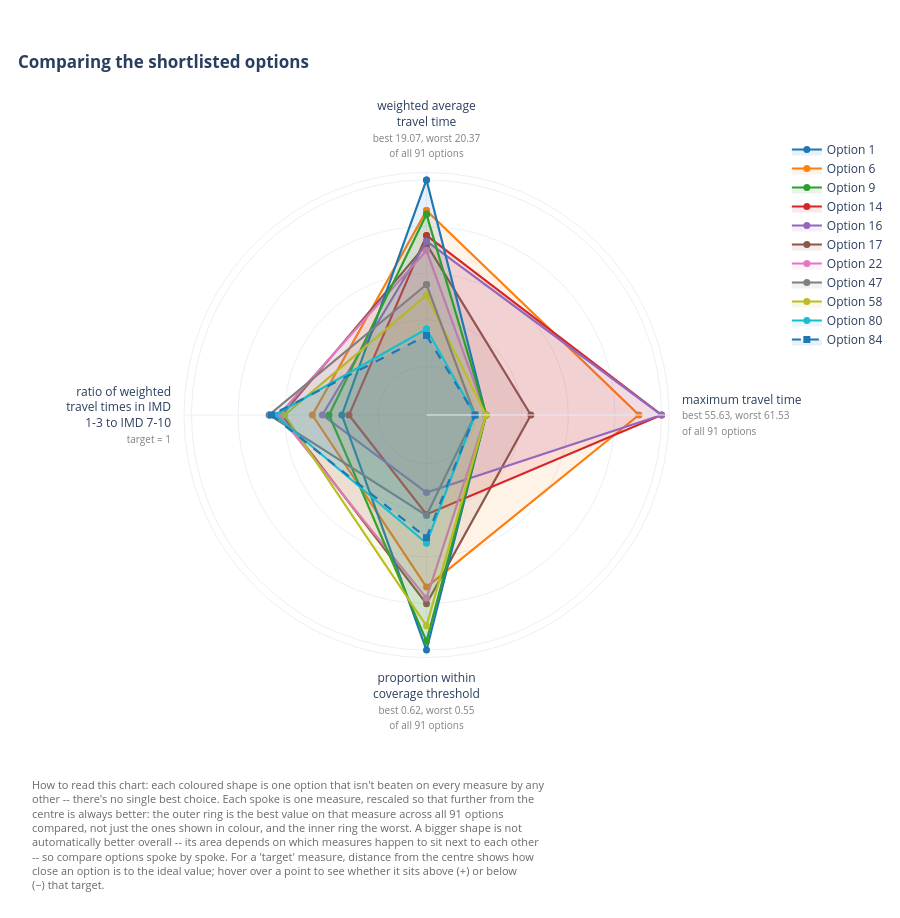

The code cell stored with this chart in its notebook:
### Markdown cell above
Pass `interactive=True` for a Plotly version. Hover over a point to see its raw value and rank, or anywhere inside a shape to see the sites that make up that option. Where shapes overlap, the hover names the smallest one under the cursor. Click a legend entry to hide that option, or double-click one to show it on its own.

### Code cell
solution.plot_pareto_radar(interactive=True)

### Figure 1 — Plotly figure (JSON) as saved in the notebook; plotly's stock layout.template omitted (floating-point values rounded to 4 significant figures)
{"data": [{"customdata": [["weighted average travel time", "19.28", "6th of all 91 options", "<br><br><b>Sites</b><br>• Bideford Community Hospital<br>• NHS Nightingale Exeter<br>• Colin Campbell Court, Plymouth<br>• Torbay & South Devon Community Diagnostic Centre<br>• Okehampton - Exeter Road Industrial Estate<br>• Newton Abbott - Market Walk", "Option 6"], ["maximum travel time", "56.35", "3rd of all 91 options", "<br><br><b>Sites</b><br>• Bideford Community Hospital<br>• NHS Nightingale Exeter<br>• Colin Campbell Court, Plymouth<br>• Torbay & South Devon Community Diagnostic Centre<br>• Okehampton - Exeter Road Industrial Estate<br>• Newton Abbott - Market Walk", "Option 6"], ["proportion within coverage threshold", "0.6", "18th of all 91 options", "<br><br><b>Sites</b><br>• Bideford Community Hospital<br>• NHS Nightingale Exeter<br>• Colin Campbell Court, Plymouth<br>• Torbay & South Devon Community Diagnostic Centre<br>• Okehampton - Exeter Road Industrial Estate<br>• Newton Abbott - Market Walk", "Option 6"], ["ratio of weighted travel times in IMD 1-3 to IMD 7-10", "0.8", "28th of all 91 options; −0.20 vs target 1", "<br><br><b>Sites</b><br>• Bideford Community Hospital<br>• NHS Nightingale Exeter<br>• Colin Campbell Court, Plymouth<br>• Torbay & South Devon Community Diagnostic Centre<br>• Okehampton - Exeter Road Industrial Estate<br>• Newton Abbott - Market Walk", "Option 6"], ["weighted average travel time", "19.28", "6th of all 91 options", "<br><br><b>Sites</b><br>• Bideford Community Hospital<br>• NHS Nightingale Exeter<br>• Colin Campbell Court, Plymouth<br>• Torbay & South Devon Community Diagnostic Centre<br>• Okehampton - Exeter Road Industrial Estate<br>• Newton Abbott - Market Walk", "Option 6"]], "fill": "toself", "fillcolor": "rgba(255, 127, 14, 0.1)", "hoveron": "points+fills", "hovertemplate": "<b>%{customdata[4]}</b><br>%{customdata[0]}: %{customdata[1]}<br>%{customdata[2]}%{customdata[3]}<extra></extra>", "legendrank": 2, "line": {"color": "#ff7f0e", "dash": "solid", "width": 2.2}, "marker": {"size": 7, "symbol": "circle"}, "mode": "lines+markers", "name": "Option 6", "r": [0.8358, 0.8785, 0.6625, 0.3515, 0.8358], "text": "<b>Option 6</b><br><br><b>Sites</b><br>• Bideford Community Hospital<br>• NHS Nightingale Exeter<br>• Colin Campbell Court, Plymouth<br>• Torbay & South Devon Community Diagnostic Centre<br>• Okehampton - Exeter Road Industrial Estate<br>• Newton Abbott - Market Walk", "theta": ["weighted average<br>travel time<br><span style='font-size:10px;color:gray'>best 19.07, worst 20.37<br>of all 91 options</span>", "maximum travel time<br><span style='font-size:10px;color:gray'>best 55.63, worst 61.53<br>of all 91 options</span>", "proportion within<br>coverage threshold<br><span style='font-size:10px;color:gray'>best 0.62, worst 0.55<br>of all 91 options</span>", "ratio of weighted<br>travel times in IMD<br>1-3 to IMD 7-10<br><span style='font-size:10px;color:gray'>target = 1</span>", "weighted average<br>travel time<br><span style='font-size:10px;color:gray'>best 19.07, worst 20.37<br>of all 91 options</span>"], "type": "scatterpolar", "visible": true}, {"customdata": [["weighted average travel time", "19.52", "17th of all 91 options", "<br><br><b>Sites</b><br>• Bideford Community Hospital<br>• NHS Nightingale Exeter<br>• Colin Campbell Court, Plymouth<br>• Torbay & South Devon Community Diagnostic Centre<br>• Newton Abbott - Market Walk<br>• Tavistock - Drake Road", "Option 17"], ["maximum travel time", "59.77", "4th of all 91 options", "<br><br><b>Sites</b><br>• Bideford Community Hospital<br>• NHS Nightingale Exeter<br>• Colin Campbell Court, Plymouth<br>• Torbay & South Devon Community Diagnostic Centre<br>• Newton Abbott - Market Walk<br>• Tavistock - Drake Road", "Option 17"], ["proportion within coverage threshold", "0.6", "9th of all 91 options", "<br><br><b>Sites</b><br>• Bideford Community Hospital<br>• NHS Nightingale Exeter<br>• Colin Campbell Court, Plymouth<br>• Torbay & South Devon Community Diagnostic Centre<br>• Newton Abbott - Market Walk<br>• Tavistock - Drake Road", "Option 17"], ["ratio of weighted travel times in IMD 1-3 to IMD 7-10", "0.85", "6th of all 91 options; −0.15 vs target 1", "<br><br><b>Sites</b><br>• Bideford Community Hospital<br>• NHS Nightingale Exeter<br>• Colin Campbell Court, Plymouth<br>• Torbay & South Devon Community Diagnostic Centre<br>• Newton Abbott - Market Walk<br>• Tavistock - Drake Road", "Option 17"], ["weighted average travel time", "19.52", "17th of all 91 options", "<br><br><b>Sites</b><br>• Bideford Community Hospital<br>• NHS Nightingale Exeter<br>• Colin Campbell Court, Plymouth<br>• Torbay & South Devon Community Diagnostic Centre<br>• Newton Abbott - Market Walk<br>• Tavistock - Drake Road", "Option 17"]], "fill": "toself", "fillcolor": "rgba(140, 86, 75, 0.1)", "hoveron": "points+fills", "hovertemplate": "<b>%{customdata[4]}</b><br>%{customdata[0]}: %{customdata[1]}<br>%{customdata[2]}%{customdata[3]}<extra></extra>", "legendrank": 6, "line": {"color": "#8c564b", "dash": "solid", "width": 2.2}, "marker": {"size": 7, "symbol": "circle"}, "mode": "lines+markers", "name": "Option 17", "r": [0.6558, 0.2994, 0.7511, 0.5146, 0.6558], "text": "<b>Option 17</b><br><br><b>Sites</b><br>• Bideford Community Hospital<br>• NHS Nightingale Exeter<br>• Colin Campbell Court, Plymouth<br>• Torbay & South Devon Community Diagnostic Centre<br>• Newton Abbott - Market Walk<br>• Tavistock - Drake Road", "theta": ["weighted average<br>travel time<br><span style='font-size:10px;color:gray'>best 19.07, worst 20.37<br>of all 91 options</span>", "maximum travel time<br><span style='font-size:10px;color:gray'>best 55.63, worst 61.53<br>of all 91 options</span>", "proportion within<br>coverage threshold<br><span style='font-size:10px;color:gray'>best 0.62, worst 0.55<br>of all 91 options</span>", "ratio of weighted<br>travel times in IMD<br>1-3 to IMD 7-10<br><span style='font-size:10px;color:gray'>target = 1</span>", "weighted average<br>travel time<br><span style='font-size:10px;color:gray'>best 19.07, worst 20.37<br>of all 91 options</span>"], "type": "scatterpolar", "visible": true}, {"customdata": [["weighted average travel time", "19.45", "14th of all 91 options", "<br><br><b>Sites</b><br>• Bideford Community Hospital<br>• NHS Nightingale Exeter<br>• Colin Campbell Court, Plymouth<br>• Torbay & South Devon Community Diagnostic Centre<br>• Okehampton - Exeter Road Industrial Estate<br>• Paignton - Hyde Road", "Option 14"], ["maximum travel time", "55.63", "1st of all 91 options<br>Same value: Option 16", "<br><br><b>Sites</b><br>• Bideford Community Hospital<br>• NHS Nightingale Exeter<br>• Colin Campbell Court, Plymouth<br>• Torbay & South Devon Community Diagnostic Centre<br>• Okehampton - Exeter Road Industrial Estate<br>• Paignton - Hyde Road", "Option 14"], ["proportion within coverage threshold", "0.57", "61st of all 91 options", "<br><br><b>Sites</b><br>• Bideford Community Hospital<br>• NHS Nightingale Exeter<br>• Colin Campbell Court, Plymouth<br>• Torbay & South Devon Community Diagnostic Centre<br>• Okehampton - Exeter Road Industrial Estate<br>• Paignton - Hyde Road", "Option 14"], ["ratio of weighted travel times in IMD 1-3 to IMD 7-10", "0.74", "76th of all 91 options; −0.26 vs target 1", "<br><br><b>Sites</b><br>• Bideford Community Hospital<br>• NHS Nightingale Exeter<br>• Colin Campbell Court, Plymouth<br>• Torbay & South Devon Community Diagnostic Centre<br>• Okehampton - Exeter Road Industrial Estate<br>• Paignton - Hyde Road", "Option 14"], ["weighted average travel time", "19.45", "14th of all 91 options", "<br><br><b>Sites</b><br>• Bideford Community Hospital<br>• NHS Nightingale Exeter<br>• Colin Campbell Court, Plymouth<br>• Torbay & South Devon Community Diagnostic Centre<br>• Okehampton - Exeter Road Industrial Estate<br>• Paignton - Hyde Road", "Option 14"]], "fill": "toself", "fillcolor": "rgba(214, 39, 40, 0.1)", "hoveron": "points+fills", "hovertemplate": "<b>%{customdata[4]}</b><br>%{customdata[0]}: %{customdata[1]}<br>%{customdata[2]}%{customdata[3]}<extra></extra>", "legendrank": 4, "line": {"color": "#d62728", "dash": "solid", "width": 2.2}, "marker": {"size": 7, "symbol": "circle"}, "mode": "lines+markers", "name": "Option 14", "r": [0.7026, 1.0, 0.2727, 0.1557, 0.7026], "text": "<b>Option 14</b><br><br><b>Sites</b><br>• Bideford Community Hospital<br>• NHS Nightingale Exeter<br>• Colin Campbell Court, Plymouth<br>• Torbay & South Devon Community Diagnostic Centre<br>• Okehampton - Exeter Road Industrial Estate<br>• Paignton - Hyde Road", "theta": ["weighted average<br>travel time<br><span style='font-size:10px;color:gray'>best 19.07, worst 20.37<br>of all 91 options</span>", "maximum travel time<br><span style='font-size:10px;color:gray'>best 55.63, worst 61.53<br>of all 91 options</span>", "proportion within<br>coverage threshold<br><span style='font-size:10px;color:gray'>best 0.62, worst 0.55<br>of all 91 options</span>", "ratio of weighted<br>travel times in IMD<br>1-3 to IMD 7-10<br><span style='font-size:10px;color:gray'>target = 1</span>", "weighted average<br>travel time<br><span style='font-size:10px;color:gray'>best 19.07, worst 20.37<br>of all 91 options</span>"], "type": "scatterpolar", "visible": true}, {"customdata": [["weighted average travel time", "19.49", "16th of all 91 options", "<br><br><b>Sites</b><br>• Bideford Community Hospital<br>• NHS Nightingale Exeter<br>• Colin Campbell Court, Plymouth<br>• Torbay & South Devon Community Diagnostic Centre<br>• Okehampton - Exeter Road Industrial Estate<br>• Kingsbridge - Fore Street", "Option 16"], ["maximum travel time", "55.63", "1st of all 91 options<br>Same value: Option 14", "<br><br><b>Sites</b><br>• Bideford Community Hospital<br>• NHS Nightingale Exeter<br>• Colin Campbell Court, Plymouth<br>• Torbay & South Devon Community Diagnostic Centre<br>• Okehampton - Exeter Road Industrial Estate<br>• Kingsbridge - Fore Street", "Option 16"], ["proportion within coverage threshold", "0.56", "79th of all 91 options", "<br><br><b>Sites</b><br>• Bideford Community Hospital<br>• NHS Nightingale Exeter<br>• Colin Campbell Court, Plymouth<br>• Torbay & South Devon Community Diagnostic Centre<br>• Okehampton - Exeter Road Industrial Estate<br>• Kingsbridge - Fore Street", "Option 16"], ["ratio of weighted travel times in IMD 1-3 to IMD 7-10", "0.78", "42nd of all 91 options; −0.22 vs target 1", "<br><br><b>Sites</b><br>• Bideford Community Hospital<br>• NHS Nightingale Exeter<br>• Colin Campbell Court, Plymouth<br>• Torbay & South Devon Community Diagnostic Centre<br>• Okehampton - Exeter Road Industrial Estate<br>• Kingsbridge - Fore Street", "Option 16"], ["weighted average travel time", "19.49", "16th of all 91 options", "<br><br><b>Sites</b><br>• Bideford Community Hospital<br>• NHS Nightingale Exeter<br>• Colin Campbell Court, Plymouth<br>• Torbay & South Devon Community Diagnostic Centre<br>• Okehampton - Exeter Road Industrial Estate<br>• Kingsbridge - Fore Street", "Option 16"]], "fill": "toself", "fillcolor": "rgba(148, 103, 189, 0.1)", "hoveron": "points+fills", "hovertemplate": "<b>%{customdata[4]}</b><br>%{customdata[0]}: %{customdata[1]}<br>%{customdata[2]}%{customdata[3]}<extra></extra>", "legendrank": 5, "line": {"color": "#9467bd", "dash": "solid", "width": 2.2}, "marker": {"size": 7, "symbol": "circle"}, "mode": "lines+markers", "name": "Option 16", "r": [0.6713, 1.0, 0.1555, 0.2983, 0.6713], "text": "<b>Option 16</b><br><br><b>Sites</b><br>• Bideford Community Hospital<br>• NHS Nightingale Exeter<br>• Colin Campbell Court, Plymouth<br>• Torbay & South Devon Community Diagnostic Centre<br>• Okehampton - Exeter Road Industrial Estate<br>• Kingsbridge - Fore Street", "theta": ["weighted average<br>travel time<br><span style='font-size:10px;color:gray'>best 19.07, worst 20.37<br>of all 91 options</span>", "maximum travel time<br><span style='font-size:10px;color:gray'>best 55.63, worst 61.53<br>of all 91 options</span>", "proportion within<br>coverage threshold<br><span style='font-size:10px;color:gray'>best 0.62, worst 0.55<br>of all 91 options</span>", "ratio of weighted<br>travel times in IMD<br>1-3 to IMD 7-10<br><span style='font-size:10px;color:gray'>target = 1</span>", "weighted average<br>travel time<br><span style='font-size:10px;color:gray'>best 19.07, worst 20.37<br>of all 91 options</span>"], "type": "scatterpolar", "visible": true}, {"customdata": [["weighted average travel time", "19.56", "22nd of all 91 options", "<br><br><b>Sites</b><br>• Bideford Community Hospital<br>• NHS Nightingale Exeter<br>• Colin Campbell Court, Plymouth<br>• Torbay & South Devon Community Diagnostic Centre<br>• Newton Abbott - Market Walk<br>• Honiton - Devonshire Road", "Option 22"], ["maximum travel time", "61.18", "10th of all 91 options<br>Same value: Option 1, Option 9, Option 58", "<br><br><b>Sites</b><br>• Bideford Community Hospital<br>• NHS Nightingale Exeter<br>• Colin Campbell Court, Plymouth<br>• Torbay & South Devon Community Diagnostic Centre<br>• Newton Abbott - Market Walk<br>• Honiton - Devonshire Road", "Option 22"], ["proportion within coverage threshold", "0.6", "12th of all 91 options", "<br><br><b>Sites</b><br>• Bideford Community Hospital<br>• NHS Nightingale Exeter<br>• Colin Campbell Court, Plymouth<br>• Torbay & South Devon Community Diagnostic Centre<br>• Newton Abbott - Market Walk<br>• Honiton - Devonshire Road", "Option 22"], ["ratio of weighted travel times in IMD 1-3 to IMD 7-10", "0.85", "4th of all 91 options; −0.15 vs target 1", "<br><br><b>Sites</b><br>• Bideford Community Hospital<br>• NHS Nightingale Exeter<br>• Colin Campbell Court, Plymouth<br>• Torbay & South Devon Community Diagnostic Centre<br>• Newton Abbott - Market Walk<br>• Honiton - Devonshire Road", "Option 22"], ["weighted average travel time", "19.56", "22nd of all 91 options", "<br><br><b>Sites</b><br>• Bideford Community Hospital<br>• NHS Nightingale Exeter<br>• Colin Campbell Court, Plymouth<br>• Torbay & South Devon Community Diagnostic Centre<br>• Newton Abbott - Market Walk<br>• Honiton - Devonshire Road", "Option 22"]], "fill": "toself", "fillcolor": "rgba(227, 119, 194, 0.1)", "hoveron": "points+fills", "hovertemplate": "<b>%{customdata[4]}</b><br>%{customdata[0]}: %{customdata[1]}<br>%{customdata[2]}%{customdata[3]}<extra></extra>", "legendrank": 7, "line": {"color": "#e377c2", "dash": "solid", "width": 2.2}, "marker": {"size": 7, "symbol": "circle"}, "mode": "lines+markers", "name": "Option 22", "r": [0.6212, 0.05932, 0.7215, 0.5318, 0.6212], "text": "<b>Option 22</b><br><br><b>Sites</b><br>• Bideford Community Hospital<br>• NHS Nightingale Exeter<br>• Colin Campbell Court, Plymouth<br>• Torbay & South Devon Community Diagnostic Centre<br>• Newton Abbott - Market Walk<br>• Honiton - Devonshire Road", "theta": ["weighted average<br>travel time<br><span style='font-size:10px;color:gray'>best 19.07, worst 20.37<br>of all 91 options</span>", "maximum travel time<br><span style='font-size:10px;color:gray'>best 55.63, worst 61.53<br>of all 91 options</span>", "proportion within<br>coverage threshold<br><span style='font-size:10px;color:gray'>best 0.62, worst 0.55<br>of all 91 options</span>", "ratio of weighted<br>travel times in IMD<br>1-3 to IMD 7-10<br><span style='font-size:10px;color:gray'>target = 1</span>", "weighted average<br>travel time<br><span style='font-size:10px;color:gray'>best 19.07, worst 20.37<br>of all 91 options</span>"], "type": "scatterpolar", "visible": true}, {"customdata": [["weighted average travel time", "19.07", "1st of all 91 options", "<br><br><b>Sites</b><br>• Bideford Community Hospital<br>• NHS Nightingale Exeter<br>• Colin Campbell Court, Plymouth<br>• Torbay & South Devon Community Diagnostic Centre<br>• Newton Abbott - Market Walk<br>• Barnstaple - Archwood Retail Park", "Option 1"], ["maximum travel time", "61.18", "10th of all 91 options<br>Same value: Option 9, Option 22, Option 58", "<br><br><b>Sites</b><br>• Bideford Community Hospital<br>• NHS Nightingale Exeter<br>• Colin Campbell Court, Plymouth<br>• Torbay & South Devon Community Diagnostic Centre<br>• Newton Abbott - Market Walk<br>• Barnstaple - Archwood Retail Park", "Option 1"], ["proportion within coverage threshold", "0.62", "1st of all 91 options", "<br><br><b>Sites</b><br>• Bideford Community Hospital<br>• NHS Nightingale Exeter<br>• Colin Campbell Court, Plymouth<br>• Torbay & South Devon Community Diagnostic Centre<br>• Newton Abbott - Market Walk<br>• Barnstaple - Archwood Retail Park", "Option 1"], ["ratio of weighted travel times in IMD 1-3 to IMD 7-10", "0.75", "66th of all 91 options; −0.25 vs target 1", "<br><br><b>Sites</b><br>• Bideford Community Hospital<br>• NHS Nightingale Exeter<br>• Colin Campbell Court, Plymouth<br>• Torbay & South Devon Community Diagnostic Centre<br>• Newton Abbott - Market Walk<br>• Barnstaple - Archwood Retail Park", "Option 1"], ["weighted average travel time", "19.07", "1st of all 91 options", "<br><br><b>Sites</b><br>• Bideford Community Hospital<br>• NHS Nightingale Exeter<br>• Colin Campbell Court, Plymouth<br>• Torbay & South Devon Community Diagnostic Centre<br>• Newton Abbott - Market Walk<br>• Barnstaple - Archwood Retail Park", "Option 1"]], "fill": "toself", "fillcolor": "rgba(31, 119, 180, 0.1)", "hoveron": "points+fills", "hovertemplate": "<b>%{customdata[4]}</b><br>%{customdata[0]}: %{customdata[1]}<br>%{customdata[2]}%{customdata[3]}<extra></extra>", "legendrank": 1, "line": {"color": "#1f77b4", "dash": "solid", "width": 2.2}, "marker": {"size": 7, "symbol": "circle"}, "mode": "lines+markers", "name": "Option 1", "r": [1.0, 0.05932, 1.0, 0.1935, 1.0], "text": "<b>Option 1</b><br><br><b>Sites</b><br>• Bideford Community Hospital<br>• NHS Nightingale Exeter<br>• Colin Campbell Court, Plymouth<br>• Torbay & South Devon Community Diagnostic Centre<br>• Newton Abbott - Market Walk<br>• Barnstaple - Archwood Retail Park", "theta": ["weighted average<br>travel time<br><span style='font-size:10px;color:gray'>best 19.07, worst 20.37<br>of all 91 options</span>", "maximum travel time<br><span style='font-size:10px;color:gray'>best 55.63, worst 61.53<br>of all 91 options</span>", "proportion within<br>coverage threshold<br><span style='font-size:10px;color:gray'>best 0.62, worst 0.55<br>of all 91 options</span>", "ratio of weighted<br>travel times in IMD<br>1-3 to IMD 7-10<br><span style='font-size:10px;color:gray'>target = 1</span>", "weighted average<br>travel time<br><span style='font-size:10px;color:gray'>best 19.07, worst 20.37<br>of all 91 options</span>"], "type": "scatterpolar", "visible": true}, {"customdata": [["weighted average travel time", "19.31", "9th of all 91 options", "<br><br><b>Sites</b><br>• Bideford Community Hospital<br>• NHS Nightingale Exeter<br>• Colin Campbell Court, Plymouth<br>• Torbay & South Devon Community Diagnostic Centre<br>• Tiverton - Lowman Way<br>• Newton Abbott - Market Walk", "Option 9"], ["maximum travel time", "61.18", "10th of all 91 options<br>Same value: Option 1, Option 22, Option 58", "<br><br><b>Sites</b><br>• Bideford Community Hospital<br>• NHS Nightingale Exeter<br>• Colin Campbell Court, Plymouth<br>• Torbay & South Devon Community Diagnostic Centre<br>• Tiverton - Lowman Way<br>• Newton Abbott - Market Walk", "Option 9"], ["proportion within coverage threshold", "0.62", "2nd of all 91 options", "<br><br><b>Sites</b><br>• Bideford Community Hospital<br>• NHS Nightingale Exeter<br>• Colin Campbell Court, Plymouth<br>• Torbay & South Devon Community Diagnostic Centre<br>• Tiverton - Lowman Way<br>• Newton Abbott - Market Walk", "Option 9"], ["ratio of weighted travel times in IMD 1-3 to IMD 7-10", "0.77", "51st of all 91 options; −0.23 vs target 1", "<br><br><b>Sites</b><br>• Bideford Community Hospital<br>• NHS Nightingale Exeter<br>• Colin Campbell Court, Plymouth<br>• Torbay & South Devon Community Diagnostic Centre<br>• Tiverton - Lowman Way<br>• Newton Abbott - Market Walk", "Option 9"], ["weighted average travel time", "19.31", "9th of all 91 options", "<br><br><b>Sites</b><br>• Bideford Community Hospital<br>• NHS Nightingale Exeter<br>• Colin Campbell Court, Plymouth<br>• Torbay & South Devon Community Diagnostic Centre<br>• Tiverton - Lowman Way<br>• Newton Abbott - Market Walk", "Option 9"]], "fill": "toself", "fillcolor": "rgba(44, 160, 44, 0.1)", "hoveron": "points+fills", "hovertemplate": "<b>%{customdata[4]}</b><br>%{customdata[0]}: %{customdata[1]}<br>%{customdata[2]}%{customdata[3]}<extra></extra>", "legendrank": 3, "line": {"color": "#2ca02c", "dash": "solid", "width": 2.2}, "marker": {"size": 7, "symbol": "circle"}, "mode": "lines+markers", "name": "Option 9", "r": [0.8155, 0.05932, 0.9526, 0.2623, 0.8155], "text": "<b>Option 9</b><br><br><b>Sites</b><br>• Bideford Community Hospital<br>• NHS Nightingale Exeter<br>• Colin Campbell Court, Plymouth<br>• Torbay & South Devon Community Diagnostic Centre<br>• Tiverton - Lowman Way<br>• Newton Abbott - Market Walk", "theta": ["weighted average<br>travel time<br><span style='font-size:10px;color:gray'>best 19.07, worst 20.37<br>of all 91 options</span>", "maximum travel time<br><span style='font-size:10px;color:gray'>best 55.63, worst 61.53<br>of all 91 options</span>", "proportion within<br>coverage threshold<br><span style='font-size:10px;color:gray'>best 0.62, worst 0.55<br>of all 91 options</span>", "ratio of weighted<br>travel times in IMD<br>1-3 to IMD 7-10<br><span style='font-size:10px;color:gray'>target = 1</span>", "weighted average<br>travel time<br><span style='font-size:10px;color:gray'>best 19.07, worst 20.37<br>of all 91 options</span>"], "type": "scatterpolar", "visible": true}, {"customdata": [["weighted average travel time", "19.87", "58th of all 91 options", "<br><br><b>Sites</b><br>• Bideford Community Hospital<br>• NHS Nightingale Exeter<br>• Colin Campbell Court, Plymouth<br>• Torbay & South Devon Community Diagnostic Centre<br>• Newton Abbott - Market Walk<br>• Exmouth - The Strand", "Option 58"], ["maximum travel time", "61.18", "10th of all 91 options<br>Same value: Option 1, Option 9, Option 22", "<br><br><b>Sites</b><br>• Bideford Community Hospital<br>• NHS Nightingale Exeter<br>• Colin Campbell Court, Plymouth<br>• Torbay & South Devon Community Diagnostic Centre<br>• Newton Abbott - Market Walk<br>• Exmouth - The Strand", "Option 58"], ["proportion within coverage threshold", "0.61", "5th of all 91 options", "<br><br><b>Sites</b><br>• Bideford Community Hospital<br>• NHS Nightingale Exeter<br>• Colin Campbell Court, Plymouth<br>• Torbay & South Devon Community Diagnostic Centre<br>• Newton Abbott - Market Walk<br>• Exmouth - The Strand", "Option 58"], ["ratio of weighted travel times in IMD 1-3 to IMD 7-10", "0.85", "8th of all 91 options; −0.15 vs target 1", "<br><br><b>Sites</b><br>• Bideford Community Hospital<br>• NHS Nightingale Exeter<br>• Colin Campbell Court, Plymouth<br>• Torbay & South Devon Community Diagnostic Centre<br>• Newton Abbott - Market Walk<br>• Exmouth - The Strand", "Option 58"], ["weighted average travel time", "19.87", "58th of all 91 options", "<br><br><b>Sites</b><br>• Bideford Community Hospital<br>• NHS Nightingale Exeter<br>• Colin Campbell Court, Plymouth<br>• Torbay & South Devon Community Diagnostic Centre<br>• Newton Abbott - Market Walk<br>• Exmouth - The Strand", "Option 58"]], "fill": "toself", "fillcolor": "rgba(188, 189, 34, 0.1)", "hoveron": "points+fills", "hovertemplate": "<b>%{customdata[4]}</b><br>%{customdata[0]}: %{customdata[1]}<br>%{customdata[2]}%{customdata[3]}<extra></extra>", "legendrank": 9, "line": {"color": "#bcbd22", "dash": "solid", "width": 2.2}, "marker": {"size": 7, "symbol": "circle"}, "mode": "lines+markers", "name": "Option 58", "r": [0.3824, 0.05932, 0.87, 0.5001, 0.3824], "text": "<b>Option 58</b><br><br><b>Sites</b><br>• Bideford Community Hospital<br>• NHS Nightingale Exeter<br>• Colin Campbell Court, Plymouth<br>• Torbay & South Devon Community Diagnostic Centre<br>• Newton Abbott - Market Walk<br>• Exmouth - The Strand", "theta": ["weighted average<br>travel time<br><span style='font-size:10px;color:gray'>best 19.07, worst 20.37<br>of all 91 options</span>", "maximum travel time<br><span style='font-size:10px;color:gray'>best 55.63, worst 61.53<br>of all 91 options</span>", "proportion within<br>coverage threshold<br><span style='font-size:10px;color:gray'>best 0.62, worst 0.55<br>of all 91 options</span>", "ratio of weighted<br>travel times in IMD<br>1-3 to IMD 7-10<br><span style='font-size:10px;color:gray'>target = 1</span>", "weighted average<br>travel time<br><span style='font-size:10px;color:gray'>best 19.07, worst 20.37<br>of all 91 options</span>"], "type": "scatterpolar", "visible": true}, {"customdata": [["weighted average travel time", "19.8", "47th of all 91 options", "<br><br><b>Sites</b><br>• Bideford Community Hospital<br>• NHS Nightingale Exeter<br>• Colin Campbell Court, Plymouth<br>• Torbay & South Devon Community Diagnostic Centre<br>• Honiton - Devonshire Road<br>• Tavistock - Drake Road", "Option 47"], ["maximum travel time", "61.53", "37th of all 91 options<br>Same value: Option 80, Option 84", "<br><br><b>Sites</b><br>• Bideford Community Hospital<br>• NHS Nightingale Exeter<br>• Colin Campbell Court, Plymouth<br>• Torbay & South Devon Community Diagnostic Centre<br>• Honiton - Devonshire Road<br>• Tavistock - Drake Road", "Option 47"], ["proportion within coverage threshold", "0.57", "60th of all 91 options", "<br><br><b>Sites</b><br>• Bideford Community Hospital<br>• NHS Nightingale Exeter<br>• Colin Campbell Court, Plymouth<br>• Torbay & South Devon Community Diagnostic Centre<br>• Honiton - Devonshire Road<br>• Tavistock - Drake Road", "Option 47"], ["ratio of weighted travel times in IMD 1-3 to IMD 7-10", "0.87", "1st of all 91 options; −0.13 vs target 1", "<br><br><b>Sites</b><br>• Bideford Community Hospital<br>• NHS Nightingale Exeter<br>• Colin Campbell Court, Plymouth<br>• Torbay & South Devon Community Diagnostic Centre<br>• Honiton - Devonshire Road<br>• Tavistock - Drake Road", "Option 47"], ["weighted average travel time", "19.8", "47th of all 91 options", "<br><br><b>Sites</b><br>• Bideford Community Hospital<br>• NHS Nightingale Exeter<br>• Colin Campbell Court, Plymouth<br>• Torbay & South Devon Community Diagnostic Centre<br>• Honiton - Devonshire Road<br>• Tavistock - Drake Road", "Option 47"]], "fill": "toself", "fillcolor": "rgba(127, 127, 127, 0.1)", "hoveron": "points+fills", "hovertemplate": "<b>%{customdata[4]}</b><br>%{customdata[0]}: %{customdata[1]}<br>%{customdata[2]}%{customdata[3]}<extra></extra>", "legendrank": 8, "line": {"color": "#7f7f7f", "dash": "solid", "width": 2.2}, "marker": {"size": 7, "symbol": "circle"}, "mode": "lines+markers", "name": "Option 47", "r": [0.4394, 0.0, 0.2787, 0.5834, 0.4394], "text": "<b>Option 47</b><br><br><b>Sites</b><br>• Bideford Community Hospital<br>• NHS Nightingale Exeter<br>• Colin Campbell Court, Plymouth<br>• Torbay & South Devon Community Diagnostic Centre<br>• Honiton - Devonshire Road<br>• Tavistock - Drake Road", "theta": ["weighted average<br>travel time<br><span style='font-size:10px;color:gray'>best 19.07, worst 20.37<br>of all 91 options</span>", "maximum travel time<br><span style='font-size:10px;color:gray'>best 55.63, worst 61.53<br>of all 91 options</span>", "proportion within<br>coverage threshold<br><span style='font-size:10px;color:gray'>best 0.62, worst 0.55<br>of all 91 options</span>", "ratio of weighted<br>travel times in IMD<br>1-3 to IMD 7-10<br><span style='font-size:10px;color:gray'>target = 1</span>", "weighted average<br>travel time<br><span style='font-size:10px;color:gray'>best 19.07, worst 20.37<br>of all 91 options</span>"], "type": "scatterpolar", "visible": true}, {"customdata": [["weighted average travel time", "20.11", "80th of all 91 options", "<br><br><b>Sites</b><br>• Bideford Community Hospital<br>• NHS Nightingale Exeter<br>• Colin Campbell Court, Plymouth<br>• Torbay & South Devon Community Diagnostic Centre<br>• Exmouth - The Strand<br>• Tavistock - Drake Road", "Option 80"], ["maximum travel time", "61.53", "37th of all 91 options<br>Same value: Option 47, Option 84", "<br><br><b>Sites</b><br>• Bideford Community Hospital<br>• NHS Nightingale Exeter<br>• Colin Campbell Court, Plymouth<br>• Torbay & South Devon Community Diagnostic Centre<br>• Exmouth - The Strand<br>• Tavistock - Drake Road", "Option 80"], ["proportion within coverage threshold", "0.58", "41st of all 91 options", "<br><br><b>Sites</b><br>• Bideford Community Hospital<br>• NHS Nightingale Exeter<br>• Colin Campbell Court, Plymouth<br>• Torbay & South Devon Community Diagnostic Centre<br>• Exmouth - The Strand<br>• Tavistock - Drake Road", "Option 80"], ["ratio of weighted travel times in IMD 1-3 to IMD 7-10", "0.86", "3rd of all 91 options; −0.14 vs target 1", "<br><br><b>Sites</b><br>• Bideford Community Hospital<br>• NHS Nightingale Exeter<br>• Colin Campbell Court, Plymouth<br>• Torbay & South Devon Community Diagnostic Centre<br>• Exmouth - The Strand<br>• Tavistock - Drake Road", "Option 80"], ["weighted average travel time", "20.11", "80th of all 91 options", "<br><br><b>Sites</b><br>• Bideford Community Hospital<br>• NHS Nightingale Exeter<br>• Colin Campbell Court, Plymouth<br>• Torbay & South Devon Community Diagnostic Centre<br>• Exmouth - The Strand<br>• Tavistock - Drake Road", "Option 80"]], "fill": "toself", "fillcolor": "rgba(23, 190, 207, 0.1)", "hoveron": "points+fills", "hovertemplate": "<b>%{customdata[4]}</b><br>%{customdata[0]}: %{customdata[1]}<br>%{customdata[2]}%{customdata[3]}<extra></extra>", "legendrank": 10, "line": {"color": "#17becf", "dash": "solid", "width": 2.2}, "marker": {"size": 7, "symbol": "circle"}, "mode": "lines+markers", "name": "Option 80", "r": [0.2006, 0.0, 0.4272, 0.5532, 0.2006], "text": "<b>Option 80</b><br><br><b>Sites</b><br>• Bideford Community Hospital<br>• NHS Nightingale Exeter<br>• Colin Campbell Court, Plymouth<br>• Torbay & South Devon Community Diagnostic Centre<br>• Exmouth - The Strand<br>• Tavistock - Drake Road", "theta": ["weighted average<br>travel time<br><span style='font-size:10px;color:gray'>best 19.07, worst 20.37<br>of all 91 options</span>", "maximum travel time<br><span style='font-size:10px;color:gray'>best 55.63, worst 61.53<br>of all 91 options</span>", "proportion within<br>coverage threshold<br><span style='font-size:10px;color:gray'>best 0.62, worst 0.55<br>of all 91 options</span>", "ratio of weighted<br>travel times in IMD<br>1-3 to IMD 7-10<br><span style='font-size:10px;color:gray'>target = 1</span>", "weighted average<br>travel time<br><span style='font-size:10px;color:gray'>best 19.07, worst 20.37<br>of all 91 options</span>"], "type": "scatterpolar", "visible": true}, {"customdata": [["weighted average travel time", "20.15", "84th of all 91 options", "<br><br><b>Sites</b><br>• Bideford Community Hospital<br>• NHS Nightingale Exeter<br>• Colin Campbell Court, Plymouth<br>• Torbay & South Devon Community Diagnostic Centre<br>• Honiton - Devonshire Road<br>• Exmouth - The Strand", "Option 84"], ["maximum travel time", "61.53", "37th of all 91 options<br>Same value: Option 47, Option 80", "<br><br><b>Sites</b><br>• Bideford Community Hospital<br>• NHS Nightingale Exeter<br>• Colin Campbell Court, Plymouth<br>• Torbay & South Devon Community Diagnostic Centre<br>• Honiton - Devonshire Road<br>• Exmouth - The Strand", "Option 84"], ["proportion within coverage threshold", "0.58", "45th of all 91 options", "<br><br><b>Sites</b><br>• Bideford Community Hospital<br>• NHS Nightingale Exeter<br>• Colin Campbell Court, Plymouth<br>• Torbay & South Devon Community Diagnostic Centre<br>• Honiton - Devonshire Road<br>• Exmouth - The Strand", "Option 84"], ["ratio of weighted travel times in IMD 1-3 to IMD 7-10", "0.87", "2nd of all 91 options; −0.13 vs target 1", "<br><br><b>Sites</b><br>• Bideford Community Hospital<br>• NHS Nightingale Exeter<br>• Colin Campbell Court, Plymouth<br>• Torbay & South Devon Community Diagnostic Centre<br>• Honiton - Devonshire Road<br>• Exmouth - The Strand", "Option 84"], ["weighted average travel time", "20.15", "84th of all 91 options", "<br><br><b>Sites</b><br>• Bideford Community Hospital<br>• NHS Nightingale Exeter<br>• Colin Campbell Court, Plymouth<br>• Torbay & South Devon Community Diagnostic Centre<br>• Honiton - Devonshire Road<br>• Exmouth - The Strand", "Option 84"]], "fill": "toself", "fillcolor": "rgba(31, 119, 180, 0.1)", "hoveron": "points+fills", "hovertemplate": "<b>%{customdata[4]}</b><br>%{customdata[0]}: %{customdata[1]}<br>%{customdata[2]}%{customdata[3]}<extra></extra>", "legendrank": 11, "line": {"color": "#1f77b4", "dash": "dash", "width": 2.2}, "marker": {"size": 7, "symbol": "square"}, "mode": "lines+markers", "name": "Option 84", "r": [0.166, 0.0, 0.3976, 0.5713, 0.166], "text": "<b>Option 84</b><br><br><b>Sites</b><br>• Bideford Community Hospital<br>• NHS Nightingale Exeter<br>• Colin Campbell Court, Plymouth<br>• Torbay & South Devon Community Diagnostic Centre<br>• Honiton - Devonshire Road<br>• Exmouth - The Strand", "theta": ["weighted average<br>travel time<br><span style='font-size:10px;color:gray'>best 19.07, worst 20.37<br>of all 91 options</span>", "maximum travel time<br><span style='font-size:10px;color:gray'>best 55.63, worst 61.53<br>of all 91 options</span>", "proportion within<br>coverage threshold<br><span style='font-size:10px;color:gray'>best 0.62, worst 0.55<br>of all 91 options</span>", "ratio of weighted<br>travel times in IMD<br>1-3 to IMD 7-10<br><span style='font-size:10px;color:gray'>target = 1</span>", "weighted average<br>travel time<br><span style='font-size:10px;color:gray'>best 19.07, worst 20.37<br>of all 91 options</span>"], "type": "scatterpolar", "visible": true}], "layout": {"annotations": [{"align": "left", "font": {"color": "dimgray", "size": 11}, "showarrow": false, "text": "How to read this chart: each coloured shape is one option that isn't beaten on every measure by any<br>other -- there's no single best choice. Each spoke is one measure, rescaled so that further from the<br>centre is always better: the outer ring is the best value on that measure across all 91 options<br>compared, not just the ones shown in colour, and the inner ring the worst. A bigger shape is not<br>automatically better overall -- its area depends on which measures happen to sit next to each other<br>-- so compare options spoke by spoke. For a 'target' measure, distance from the centre shows how<br>close an option is to the ideal value; hover over a point to see whether it sits above (+) or below<br>(−) that target.", "x": 0, "xanchor": "left", "xref": "paper", "xshift": -50, "y": 0, "yanchor": "top", "yref": "paper", "yshift": -80}], "height": 918, "hoverdistance": 10, "legend": {"x": 1.02, "y": 1}, "margin": {"b": 223, "l": 80, "r": 80, "t": 135}, "polar": {"angularaxis": {"direction": "clockwise", "rotation": 90, "tickcolor": "rgba(0,0,0,0)", "ticklen": 10, "ticks": "outside"}, "domain": {"x": [0.15, 0.85]}, "radialaxis": {"range": [-0.26, 1.04], "showticklabels": false, "tickvals": [0, 0.25, 0.5, 0.75, 1]}}, "title": {"text": "<b>Comparing the shortlisted options</b>", "x": 0.02, "xanchor": "left"}}}
